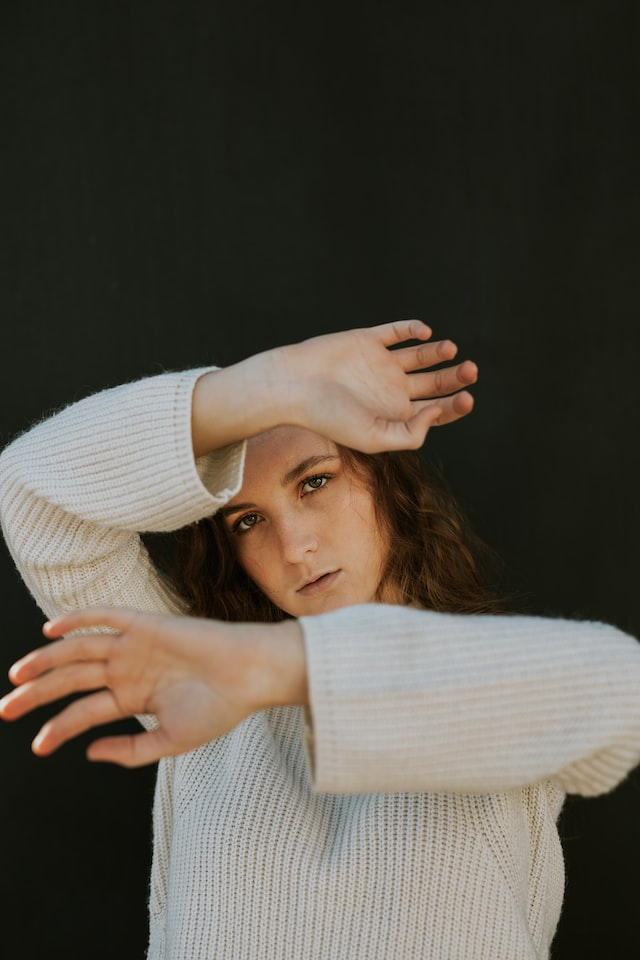
#> input picture fixtures/images/woman_hands.jpg, 640 x 960 px
$ python bench_sidecar.py
#> lines starting #> are read from the running program, lines starting #| are printed output that depends on the picture
### tools/extract_landmarks.py
"""Run MediaPipe HandLandmarker over a video or image files and write a landmark JSONL (Phase 1 spike).

Usage: python tools/extract_landmarks.py OUT.jsonl INPUT [INPUT...]   (video: VIDEO mode, images: IMAGE mode)
JSONL line: {"t": sec, "w": W, "h": H, "src": name, "hands": [{"lm": 21x3, "world": 21x3, "label": str, "score": f}]}
"""
import json, sys, time, pathlib
import cv2, mediapipe as mp
from mediapipe.tasks.python import vision, BaseOptions

MODEL = pathlib.Path(__file__).resolve().parent.parent / "models" / "hand_landmarker.task"
IMG_EXT = {".jpg", ".jpeg", ".png", ".bmp"}


def make_landmarker(mode, det=0.65, pres=0.65, trk=0.55, model=MODEL):
    o = vision.HandLandmarkerOptions(
        base_options=BaseOptions(model_asset_path=str(model)), running_mode=mode, num_hands=2,
        min_hand_detection_confidence=det, min_hand_presence_confidence=pres, min_tracking_confidence=trk)
    return vision.HandLandmarker.create_from_options(o)


# [31 lines left out: functions result_to_hands, main, not called in this run]


# [2 lines that do not run on import are left out]

### tools/bench_sidecar.py
"""Phase-1 benchmark of the sidecar landmark path on THIS machine (Option B/C front half).

    python tools/bench_sidecar.py            # writes bench_results.json and prints a markdown table

Input is a moving 1280x720 test video built from the sample hand images (translated + slightly scaled each frame), so the
detector sees a hand every frame. Option A (in-TouchDesigner Web Render TOP plugin) cannot be run outside TouchDesigner:
it is reported as NOT MEASURED.
"""
from __future__ import annotations
import json, pathlib, sys, threading, time
import numpy as np

ROOT = pathlib.Path(__file__).resolve().parent.parent
sys.path.insert(0, str(ROOT))
import cv2, mediapipe as mp                                      # noqa: E402
from mediapipe.tasks.python import vision, BaseOptions          # noqa: E402
from tools.extract_landmarks import make_landmarker, MODEL      # noqa: E402

W, H, N = 1280, 720, 240


def make_frames():
    img = cv2.imread(str(ROOT / "fixtures" / "images" / "woman_hands.jpg"))
#> img is the input picture: shape (960, 640, 3); mean B, G, R 70.6, 80.5, 86.4
    base = cv2.resize(img, (W, H))
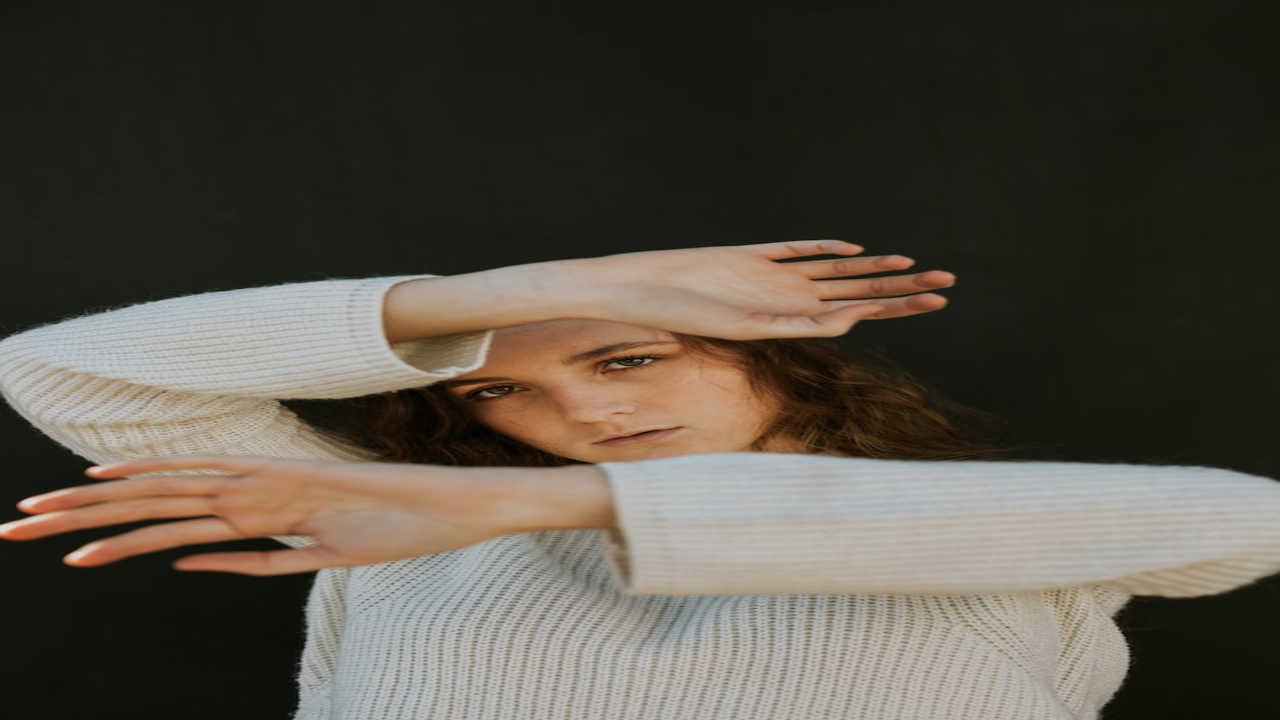
#> base: shape (720, 1280, 3); mean B, G, R 70.6, 80.5, 86.4
    frames = []
    for i in range(N):
        M = np.float32([[1, 0, 25 * np.sin(i / 15)], [0, 1, 12 * np.cos(i / 11)]])
        frames.append(cv2.cvtColor(cv2.warpAffine(base, M, (W, H), borderMode=cv2.BORDER_REPLICATE), cv2.COLOR_BGR2RGB))
#> after the loop, frames = 240 items
    return frames


def stats(ms):
    a = np.asarray(ms)
    return {"mean_ms": float(a.mean()), "p95_ms": float(np.percentile(a, 95)), "fps": float(1000.0 / a.mean())}


def bench_sync(frames, mode):
    lmk = make_landmarker(mode)
    ms = []
    for i, f in enumerate(frames):
        im = mp.Image(image_format=mp.ImageFormat.SRGB, data=f)
        t0 = time.perf_counter()
        lmk.detect(im) if mode == vision.RunningMode.IMAGE else lmk.detect_for_video(im, i * 33 + 1)
        ms.append((time.perf_counter() - t0) * 1000)
    return stats(ms[10:])


def bench_live(frames, delegate=None):
    done = []
    sub = {}
    lock = threading.Lock()

    def cb(res, img, t):
        with lock:
            done.append((time.perf_counter() - sub.pop(t, time.perf_counter())) * 1000)

    try:
        o = vision.HandLandmarkerOptions(base_options=BaseOptions(model_asset_path=str(MODEL), delegate=delegate),
                                         running_mode=vision.RunningMode.LIVE_STREAM, num_hands=2,
                                         min_hand_detection_confidence=0.65, min_hand_presence_confidence=0.65,
                                         min_tracking_confidence=0.55, result_callback=cb)
        lmk = vision.HandLandmarker.create_from_options(o)
    except Exception as e:
        return {"error": str(e)[:120]}
    t_start = time.perf_counter()
    for i, f in enumerate(frames):
        ts = i * 33 + 1
        with lock:
            sub[ts] = time.perf_counter()
        lmk.detect_async(mp.Image(image_format=mp.ImageFormat.SRGB, data=f), ts)
        time.sleep(max(0.0, t_start + (i + 1) / 30.0 - time.perf_counter()))      # paced at 30 fps like a camera
    time.sleep(0.5)
    r = stats(done[10:])
    r["delivered"] = len(done)
    r["submitted"] = len(frames)
    return r


def main():
    frames = make_frames()
#> frames = 240 items
    out = {"machine": cv2.getBuildInformation().split("\n")[0][:60] if False else "this machine", "n_frames": N}
#> out = {'machine': 'this machine', 'n_frames': 240}
    out["IMAGE (blocking)"] = bench_sync(frames, vision.RunningMode.IMAGE)
    out["VIDEO (blocking)"] = bench_sync(frames, vision.RunningMode.VIDEO)
    out["LIVE_STREAM CPU, paced 30 fps"] = bench_live(frames)
    try:
        out["LIVE_STREAM GPU delegate"] = bench_live(frames, BaseOptions.Delegate.GPU)
    except Exception as e:
        out["LIVE_STREAM GPU delegate"] = {"error": str(e)[:120]}
    out["Option A (Web Render TOP plugin)"] = "NOT MEASURED (runs only inside TouchDesigner)"
    json.dump(out, open(ROOT / "bench_results.json", "w"), indent=1)
    print("| Path | mean ms | p95 ms | max fps |\n|---|---|---|---|")
    for k, v in out.items():
        if isinstance(v, dict) and "mean_ms" in v:
            print(f"| {k} | {v['mean_ms']:.1f} | {v['p95_ms']:.1f} | {v['fps']:.0f} |")
        elif isinstance(v, (dict, str)) and k.startswith(("LIVE", "Option")):
            print(f"| {k} | {v if isinstance(v, str) else v.get('error')} | | |")


if __name__ == "__main__":
    main()
#> (the call stopped at in make_landmarker, `o = vision.HandLandmarkerOptions( base_options=BaseOptions(model_asset..`: mediapipe is not available in this run)
